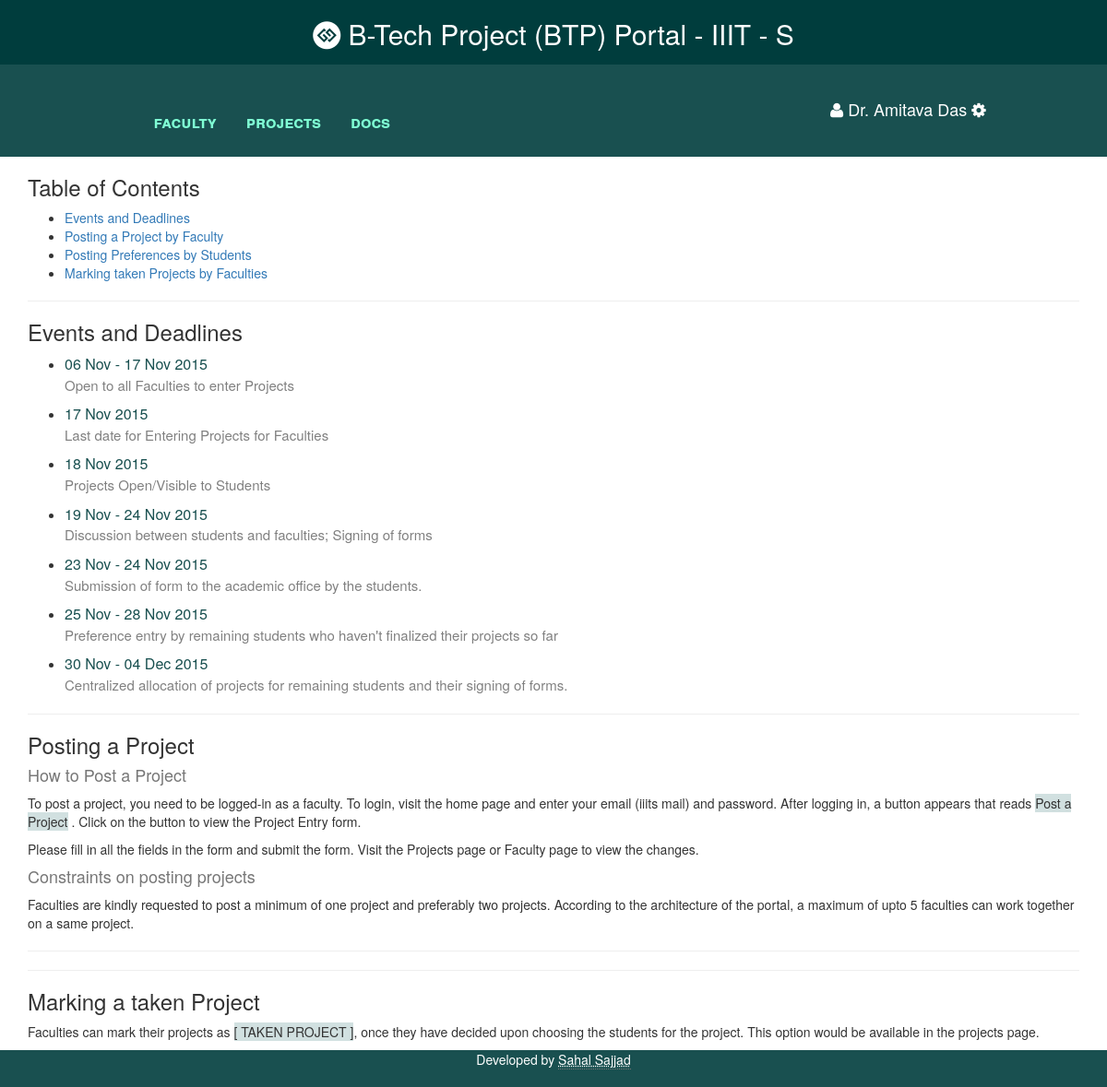
/docs/ (signed in), run on the app's committed database.
### btp/models.py (models this page shows, shortened)
class Event(models.Model):
	identifier = models.CharField(max_length=20)
	event = models.CharField(max_length=250)
	description = models.TextField()
	startdate= models.DateField()
	enddate= models.DateField()

### btp/views.py (the view)
# urls.py: url(r'docs/$', DocPageView.as_view(), name='docs'),
class DocPageView(FormView):
	'''
	Documentation Page
	'''
	template_name='doc.html'
	form_class = AuthenticationForm
	def get_context_data(self, **kwargs):
        	context = super(DocPageView, self).get_context_data(**kwargs)
		context = { 'title':'Documentation | BTP @ IIITS', 'main_header':'B-Tech Project (BTP) Portal - IIIT - S', 'sub_header':'Documentation' }
		context['nav_list'] = ['faculty','projects','docs']
		context['nav_list_len'] = 3
		context['form'] = AuthenticationForm
		events = Event.objects.all()
		settings.DATE_FORMAT = '%d %b %Y'
		context['events']=events
		return context
	def form_valid(self, form):
    		redirect_to = settings.LOGIN_REDIRECT_URL
        	auth_login(self.request, form.get_user())
        	if self.request.session.test_cookie_worked():
           		self.request.session.delete_test_cookie()
        	return HttpResponseRedirect(redirect_to)
	def form_invalid(self,form):
		return self.render_to_response(self.get_context_data(form=form))

### btp/templates/doc.html (shortened to what this page needs)
{% load staticfiles %}
{% load humanize %}
<html>
<head>
	<link rel="stylesheet" type="text/css" href="{% static 'btp/css/bootstrap.min.css' %}">
	<link rel="stylesheet" type="text/css" href="{% static 'btp/css/style.css' %}">
	<link rel="stylesheet" type="text/css" href="{% static 'btp/css/font-awesome.min.css' %}">
</head>
<body>
	{% include "nav.html" %}
	<div class="container content-wrapper">
		<h3>Table of Contents</h3>
		<ul>
			<li><a href="#doc-events">Events and Deadlines</a></li>
			<li><a href="#doc-post-project">Posting a Project by Faculty </a></li>
			<li><a href="#doc-post-preference">Posting Preferences by Students </a></li>
			<li><a href="#doc-mark-taken">Marking taken Projects by Faculties </a></li>
		</ul>
		<hr>
		<div id="doc-events">
			<h3>Events and Deadlines</h3>
			<ul>
				{% for event in events %}
					<li><span class="event-date">
						{% if event.startdate != event.enddate %}
						{{ event.startdate | date:'d M' }} -
						{% endif %}
						{{ event.enddate | date:'d M Y' }}
						</span>
						<p class="event-title">{{ event.event}}</p>
					</li>
				{% endfor %}
			</ul>
		</div>
		<hr>
		<div id="doc-post-project">
			<h3>Posting a Project</h3>
			<h4 class="text-muted">How to Post a Project</h4>
			<p>To post a project, you need to be logged-in as a faculty. To login, visit the home page and enter your email (iiits mail) and password. After logging in, a button appears that reads <span class="highlight-grey">Post a Project</span> . Click on the button to view the Project Entry form.
			</p>
			<p>
				Please fill in all the fields in the form and submit the form. Visit the Projects page or Faculty page to view the changes.
			</p>
			<h4 class="text-muted">Constraints on posting projects</h4>
			<p>
			Faculties are kindly requested to post a minimum of one project and preferably two projects.
			According to the architecture of the portal, a maximum of upto 5 faculties can work together on a same project.
			</p>
		</div>
		<hr>
		<hr>
		<div id="doc-mark-taken">
		<h3>Marking a taken Project</h3>
		<p>
		Faculties can mark their projects as <span class="highlight-grey">[ TAKEN PROJECT ]</span>, once they have decided upon choosing the students for the project. This option would be available in the projects page.
		</p>
		</div>
	</div>
	<div id="footer">
		<center>Developed by <abbr title="A project of NSA, IIITS">Sahal Sajjad</abbr></center>
	</div>
</body>
</html>

### btp/templates/nav.html (shortened to what this page needs)
{% load staticfiles %}
<div class="container-fluid" id="nav-1">
		<center><h2><a href="{% url 'btp:homepage' %}"><i class="fa fa-gg-circle"></i></a>
 {{ main_header }}</h2></center>
	</div>
	<div class="container-fluid" id="nav-2">
		<div class="col-lg-offset-1 col-md-offset-1">
			<ul>
				{% for nav in nav_list  %}
					<li><a class="nav-2-ul-li-a" href="/btp/{{ nav }}">{{ nav }}</a></li>
				{% endfor %}
			</ul>
			{% ifequal user.is_active  True %}
			<div class="profile-block">
					<i class="fa fa-user"></i>
 			{{ user.get_full_name }}
    				<a class="dropdown-toggle" href="#" data-toggle="dropdown"><i style="color:white;" class="fa fa-cog"></i>
    				</a>
			</div>
			{% endifequal %}
		</div>
	</div>

### btp/static/btp/css/style.css (style rules this page uses)
#nav-1 { min-height:70px; background:#003D3D; color:white; }
#nav-1 a { color:white; }
#nav-2 { min-height: 100px; background:#195050; }
.content-wrapper { min-height:70vh; }
#nav-2 ul li { display:inline; list-style: none; }
.nav-2-ul-li-a { color: aquamarine; font-variant: small-caps; font-size: 18px; font-weight: bold; top:50px !important; padding: 2px 14px; position: relative; }
.event-date { font-size: 16px; color:#195050; }
.event-title { font-size:15px; color:grey; }
.profile-block { position:absolute; left:calc(75%); color:white; font-size: 18px; }
.highlight-grey { background:#D1E0E0; }
#footer { min-height: 40px; background:#195050; color:white; }

### data on the page
Event: startdate "06 Nov", enddate "17 Nov 2015", event "Open to all Faculties to enter Projects"
Event: enddate "17 Nov 2015", event "Last date for Entering Projects for Faculties"
Event: enddate "18 Nov 2015", event "Projects Open/Visible to Students"
Event: startdate "19 Nov", enddate "24 Nov 2015", event "Discussion between students and faculties; Signing of forms"
Event: startdate "23 Nov", enddate "24 Nov 2015", event "Submission of form to the academic office by the students."
Event: startdate "25 Nov", enddate "28 Nov 2015", event "Preference entry by remaining students who haven't finalized their projects so far"
Event: startdate "30 Nov", enddate "04 Dec 2015", event "Centralized allocation of projects for remaining students and their signing of forms."

### other printed values
{{ main_header }} "B-Tech Project (BTP) Portal - IIIT - S"
{{ nav }} "faculty" "projects" "docs"
{{ user.get_full_name }} "Dr. Amitava Das"
